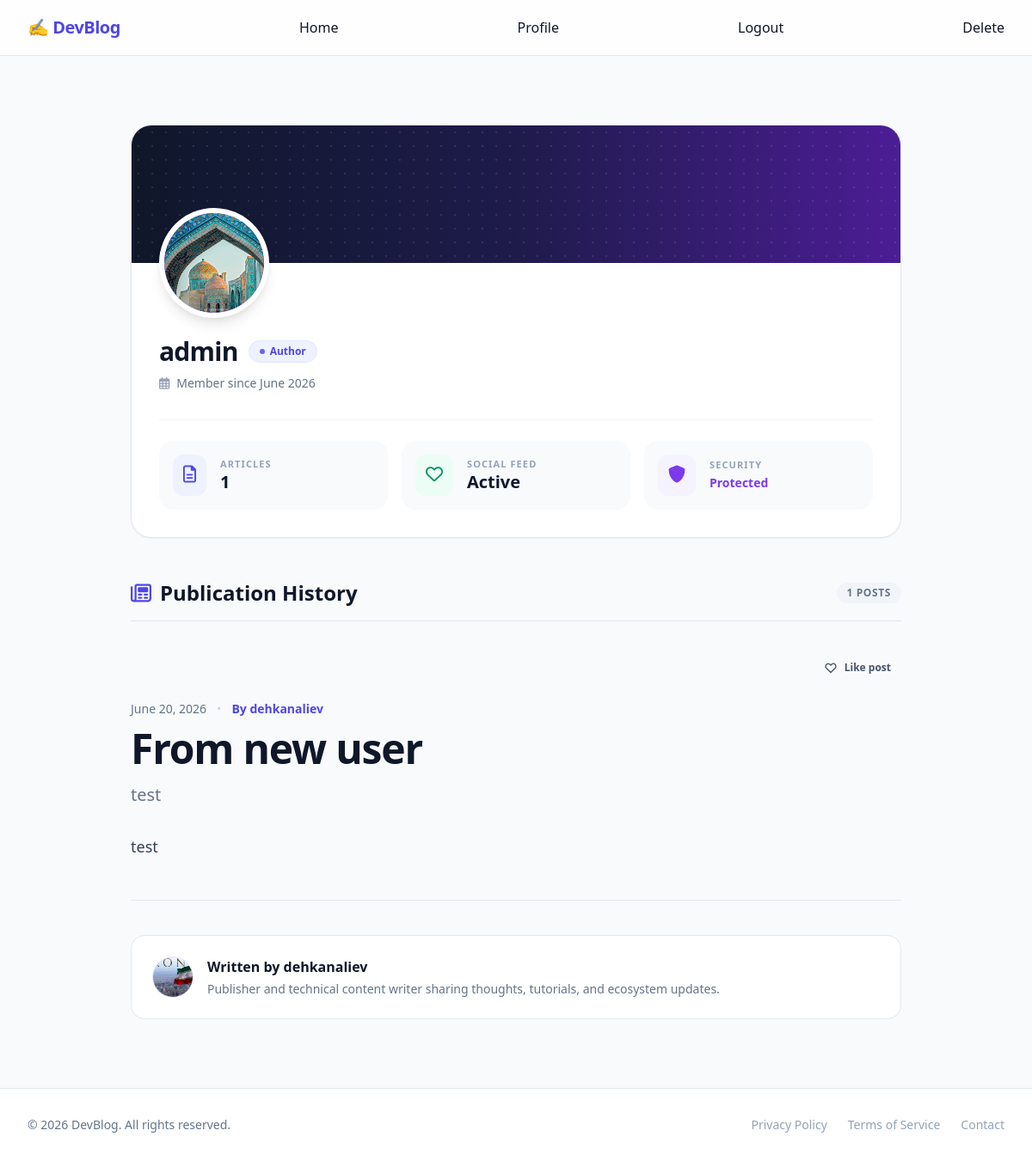
/auth/users/dehkanaliev (signed in), run on the app's committed database.
### accounts/models.py (models this page shows)
class CustomUser(AbstractUser):
    age = models.IntegerField(null=True, blank=True)
    profile_img = models.ImageField(upload_to='avatars/', default='default_profile.jpg', blank=True)
    phone_number = models.CharField(max_length=15, blank=True, null=True)

### posts/models.py (models this page shows, shortened)
class Post(models.Model):
    title = models.CharField(max_length=100)
    desc = models.CharField(max_length=600)
    author = models.ForeignKey(CustomUser, on_delete=models.CASCADE)
    image = models.ImageField(upload_to='posts/', null=True, blank=True)
    body = models.TextField()
    category = models.ForeignKey(Category, on_delete=models.SET_NULL, null=True, blank=True)
    created_at = models.DateTimeField(auto_now_add=True)
    @property
    def users_who_liked(self):
        return [like.user for like in self.likes.all()]

### accounts/views.py (the view)
# urls.py: path('users/<slug:username>', UserProfileView.as_view(), name='user-profile')
class UserProfileView(View):
    def get(self, request, username):
        user = get_object_or_404(CustomUser, username=username)
        posts = Post.objects.filter(author=user)
        return render(request, 'user-profile.html', {'user':user, 'posts':posts})

### templates/user-profile.html (shortened to what this page needs)
{% extends 'base.html' %}
{% block content %}
<link href="https://cdn.jsdelivr.net/npm/tailwindcss@2.2.19/dist/tailwind.min.css" rel="stylesheet">
<link rel="stylesheet" href="https://cdnjs.cloudflare.com/ajax/libs/font-awesome/6.0.0-beta3/css/all.min.css">
<div class="min-h-screen bg-slate-50 py-12 px-4 sm:px-6 lg:px-8">
    <div class="max-w-4xl mx-auto">
        <div class="bg-white rounded-3xl border border-slate-150 overflow-hidden shadow-sm mb-12">
            <div class="h-40 bg-gradient-to-r from-slate-900 via-indigo-950 to-purple-900 relative">
                <div class="absolute inset-0 opacity-10 bg-[radial-gradient(#fff_1px,transparent_1px)] [background-size:16px_16px]"></div>
            </div>
            <div class="px-8 pb-8 relative">
                <div class="flex flex-col sm:flex-row sm:items-end justify-between -mt-16 mb-6 gap-6">
                    <div class="h-32 w-32 rounded-full bg-white p-1.5 shadow-lg flex-shrink-0 z-10">
                        <div class="h-full w-full rounded-full overflow-hidden bg-gradient-to-br from-indigo-600 to-violet-600 flex items-center justify-center text-white text-4xl font-black uppercase tracking-wider">
                            {% if user.profile_img %}
                                <img src="{{ user.profile_img.url }}" alt="{{ user.username }}" class="w-full h-full object-cover rounded-full">
                            {% else %}
                                {% if user.username %}
                                    {{ user.username|slice:":2" }}
                                {% else %}
                                    WR
                                {% endif %}
                            {% endif %}
                        </div>
                    </div>
                </div>
                <div class="space-y-3 mb-8">
                    <div class="flex flex-wrap items-center gap-3">
                        <h1 class="text-3xl font-extrabold text-slate-900 tracking-tight leading-none">
                            {% if request.user.username %}{{ request.user.username }}{% else %}Writer{% endif %}
                        </h1>
                        <span class="inline-flex items-center gap-1.5 px-3 py-1 rounded-full text-xs font-bold bg-indigo-50 text-indigo-600 border border-indigo-100">
                            <span class="w-1.5 h-1.5 rounded-full bg-indigo-500 animate-pulse"></span>
                            Author
                        </span>
                    </div>
                    <p class="text-sm text-slate-500 flex items-center gap-2">
                        <i class="far fa-calendar-alt text-slate-400"></i>
                        Member since {{ user.date_joined|date:"F Y"|default:"June 2026" }}
                    </p>
                </div>
                <div class="grid grid-cols-1 sm:grid-cols-3 gap-4 pt-6 border-t border-slate-100">
                    <div class="flex items-center gap-4 p-4 rounded-2xl bg-slate-50 hover:bg-slate-100/75 transition-colors duration-150">
                        <div class="p-3 bg-indigo-50 text-indigo-600 rounded-xl">
                            <i class="far fa-file-alt text-xl"></i>
                        </div>
                        <div>
                            <span class="block text-[11px] font-bold text-slate-400 uppercase tracking-widest">Articles</span>
                            <span class="text-xl font-extrabold text-slate-900 leading-tight">{% if posts %}{{ posts|length }}{% else %}4{% endif %}</span>
                        </div>
                    </div>
                    <div class="flex items-center gap-4 p-4 rounded-2xl bg-slate-50 hover:bg-slate-100/75 transition-colors duration-150">
                        <div class="p-3 bg-emerald-50 text-emerald-600 rounded-xl">
                            <i class="far fa-heart text-xl"></i>
                        </div>
                        <div>
                            <span class="block text-[11px] font-bold text-slate-400 uppercase tracking-widest">Social Feed</span>
                            <span class="text-xl font-extrabold text-slate-900 leading-tight">Active</span>
                        </div>
                    </div>
                    <div class="flex items-center gap-4 p-4 rounded-2xl bg-slate-50 hover:bg-slate-100/75 transition-colors duration-150">
                        <div class="p-3 bg-purple-50 text-purple-600 rounded-xl">
                            <i class="fas fa-shield-alt text-xl"></i>
                        </div>
                        <div>
                            <span class="block text-[11px] font-bold text-slate-400 uppercase tracking-widest">Security</span>
                            <span class="text-sm font-bold text-purple-600 leading-tight">Protected</span>
                        </div>
                    </div>
                </div>
            </div>
        </div>
        <div class="flex items-center justify-between mb-10 border-b border-slate-200 pb-4">
            <h2 class="text-2xl font-extrabold text-slate-900 flex items-center gap-2.5">
                <i class="far fa-newspaper text-indigo-600"></i> Publication History
            </h2>
            <span class="px-3 py-1 rounded-full text-xs font-bold text-slate-500 bg-slate-100 uppercase tracking-wider">
                {% if posts %}{{ posts|length }} posts{% else %}4 posts{% endif %}
            </span>
        </div>
        <div class="space-y-16">
            {% for post in posts %}
                <div class="border-b border-slate-200 pb-16 last:border-b-0 last:pb-0">
                    <div class="mb-6 flex items-center justify-end">
                        <form method="POST" action="{% url 'like' post.pk %}" class="inline-block">
                            {% if request.user in post.users_who_liked.all or request.user in post.users_who_liked %}
                                <button type="submit" class="inline-flex items-center gap-2 text-xs font-semibold text-rose-600 bg-rose-50 hover:bg-rose-100 px-3 py-1.5 rounded-full transition-colors">
                                    <svg class="h-4 w-4 fill-rose-600" xmlns="http://www.w3.org/2000/svg" viewBox="0 0 24 24">
                                        <path d="M12 21.35l-1.45-1.32C5.4 15.36 2 12.28 2 8.5 2 5.42 4.42 3 7.5 3c1.74 0 3.41.81 4.5 2.09C13.09 3.81 14.76 3 16.5 3 19.58 3 22 5.42 22 8.5c0 3.78-3.4 6.86-8.55 11.54L12 21.35z"/>
                                    </svg>
                                    <span>Liked</span>
                                </button>
                            {% else %}
                                <button type="submit" class="inline-flex items-center gap-2 text-xs font-semibold text-slate-600 bg-slate-50 hover:bg-slate-100 hover:text-slate-900 px-3 py-1.5 rounded-full transition-colors">
                                    <svg class="h-4 w-4 fill-none stroke-current stroke-2" xmlns="http://www.w3.org/2000/svg" viewBox="0 0 24 24">
                                        <path stroke-linecap="round" stroke-linejoin="round" d="M4.318 6.318a4.5 4.5 0 000 6.364L12 20.364l7.682-7.682a4.5 4.5 0 00-6.364-6.364L12 7.636l-1.318-1.318a4.5 4.5 0 00-6.364 0z" />
                                    </svg>
                                    <span>Like post</span>
                                </button>
                            {% endif %}
                        </form>
                    </div>
                    <a href="{% url 'post-detail' post.pk %}">
                        <header class="mb-8">
                            <div class="flex items-center gap-x-3 text-sm text-slate-500 mb-3">
                                <time datetime="{{ post.created_at|date:'Y-m-d' }}" class="font-medium">
                                    {{ post.created_at|date:"F d, Y" }}
                                </time>
                                <span class="text-slate-300">•</span>
                                <span class="inline-flex items-center gap-1 font-semibold text-indigo-600">
                                    By {{ post.author }}
                                </span>
                            </div>
                            <h1 class="text-3xl font-extrabold tracking-tight text-slate-900 sm:text-4xl md:text-5xl leading-tight">
                                {{ post.title }}
                            </h1>
                            {% if post.desc %}
                                <p class="mt-4 text-lg md:text-xl text-slate-500 font-normal leading-relaxed">
                                    {{ post.desc }}
                                </p>
                            {% endif %}
                        </header>
                        <div class="prose prose-indigo max-w-none text-slate-700 leading-relaxed space-y-6 text-base md:text-lg">
                            {{ post.body|linebreaks }}
                        </div>
                    </a>
                    <section class="mt-12 pt-10 border-t border-slate-200">
                        <div class="bg-white rounded-2xl border border-slate-200 p-6 flex flex-col sm:flex-row items-start sm:items-center gap-4">
                            <div class="h-12 w-12 rounded-full overflow-hidden bg-indigo-50 border border-indigo-100 flex items-center justify-center text-indigo-600 font-bold text-lg uppercase shadow-inner flex-shrink-0">
                                {% if request.user.profile_img %}
                                    <img src="{{ request.user.profile_img.url }}" alt="{{ post.author }}" class="w-full h-full object-cover">
                                {% else %}
                                    {{ post.author|slice:":1" }}
                                {% endif %}
                            </div>
                            <div class="flex-grow">
                                <h3 class="text-base font-bold text-slate-900">Written by {{ post.author }}</h3>
                                <p class="text-sm text-slate-500 mt-1">Publisher and technical content writer sharing thoughts, tutorials, and ecosystem updates.</p>
                            </div>
                        </div>
                    </section>
                </div>
            {% endfor %}
        </div>
    </div>
</div>
{% endblock %}

### data on the page
CustomUser: profile_img (picture), date_joined "June 2026"
CustomUser: user.username "admin"
Post: shows "Like post", created_at "June 20, 2026", author "dehkanaliev", title "From new user", desc "test", body "test", user.profile_img (placeholder picture)

### other printed values
{{ posts|length }} "1"
